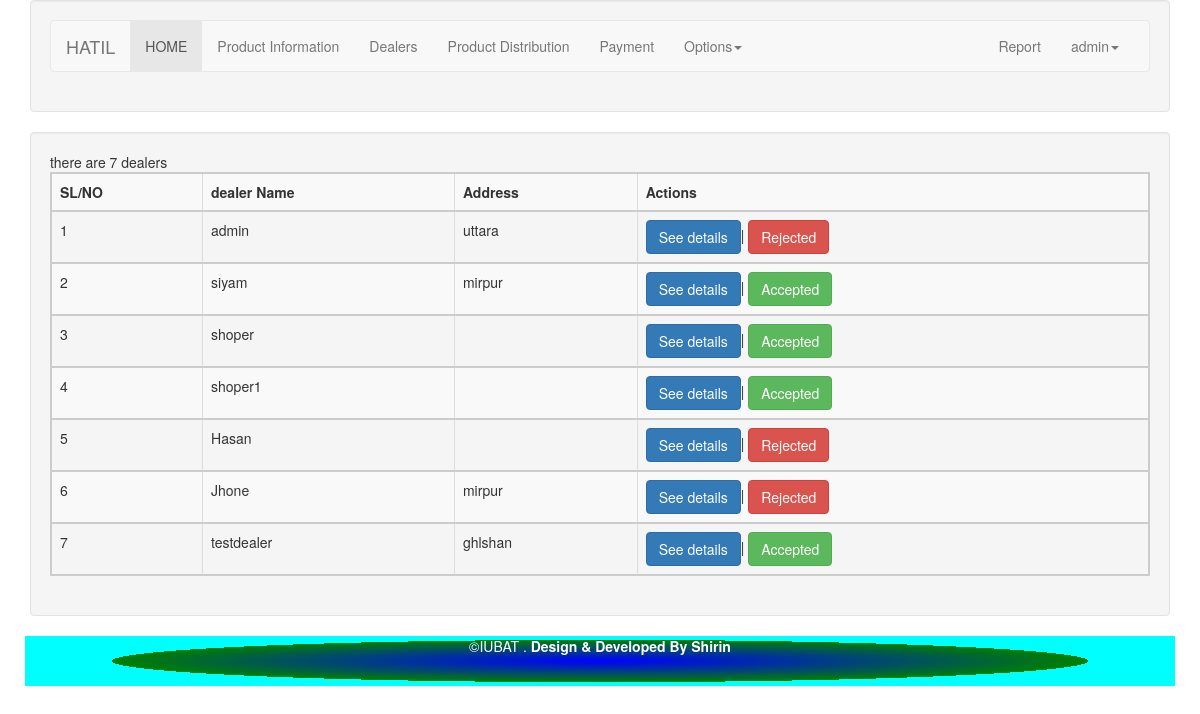
/admin/index.php?path=Dealer (signed in), run on the app's committed database.
### tables this page shows
CREATE TABLE `dealers` (
  `id` int(11) NOT NULL,
  `name` varchar(200) NOT NULL,
  `pass` varchar(200) NOT NULL,
  `address` text NOT NULL,
  `email` varchar(200) NOT NULL,
  `phone` varchar(200) NOT NULL,
  `gander` varchar(200) NOT NULL,
  `join_date` date NOT NULL,
  `type` varchar(200) NOT NULL,
  `addedby` varchar(200) NOT NULL,
  `division_id` int(200) NOT NULL,
  `district_id` int(200) NOT NULL,
  `thana_id` int(200) NOT NULL,
  `status` int(3) NOT NULL
);

### php/config.php (called while the page is built, shortened)
<?php
class Connection extends PDO
{
	public static $instance=null;
	public static function getInstance()
	{
		if (!self::$instance) {
				self::$instance  = new Connection();
		}
		return self::$instance;
	}
}
?>

### php/dboperation.php (called while the page is built, shortened)
<?php
include("config.php");
class Db
{
	  private $con = null;
	 function __construct()
	{
		$this->con = Connection::getInstance();
	}
	public function joinQuery($sql){
		$qry = $this->con->prepare($sql);
		$qry->execute();
		return $qry;
	}
}
?>

### admin/dealers.php (shortened to what this page needs)
	<div class="row">
		<div class="col-md-12">
			<div class="well">
				<table class="table table-bordered table-striped table-responsive">
					<tr>
						<th>SL/NO</th>
					<th>dealer Name</th>
					<th>Address</th>
					<th>Actions</th>
					</tr>
					<?php
					$i = 0;
					$sql1 = "SELECT * FROM `dealers`";
					$query1 = $con->joinQuery($sql1);
					while($row=$query1->fetch(PDO::FETCH_ASSOC))
					{
						$i++;?>
<tr>
	<td> <?php echo $i;?> </td>
	<td><?=$row['name']?></td>
	<td><?=$row['address']?></td>
	<td><a class="btn btn-primary" href="" data-toggle="modal" data-target="#myModal_<?=$row['id']?>">See details</a>|
		<?php
				if ($row['status']=="0") {?>
					<a href=""><button class="btn btn-warning">Pending</button></a>
				<?php } elseif ($row['status']=="1") {?>
					<a href=""><button class="btn btn-success">Accepted</button></a>
				<?php }elseif($row['status']=="2"){?>
                       <a href=""><button class="btn btn-danger">Rejected</button></a>
				<?php }
		?>
		</td>
</tr>
<?php
					}
					?>
				</table>
			</div>
		</div>
	</div>

### admin/dealers.php (style rules this page uses)
table tr { border: 2px #ccc solid; }

### data on the page
dealers: name "admin", address "uttara", status "Rejected"
dealers: name "siyam", address "mirpur", status "Accepted"
dealers: name "shoper", status "Accepted"
dealers: name "shoper1", status "Accepted"
dealers: name "Hasan", status "Rejected"
dealers: name "Jhone", address "mirpur", status "Rejected"
dealers: name "testdealer", address "ghlshan", status "Accepted"

### other printed values
$_SESSION['username'] "admin"
